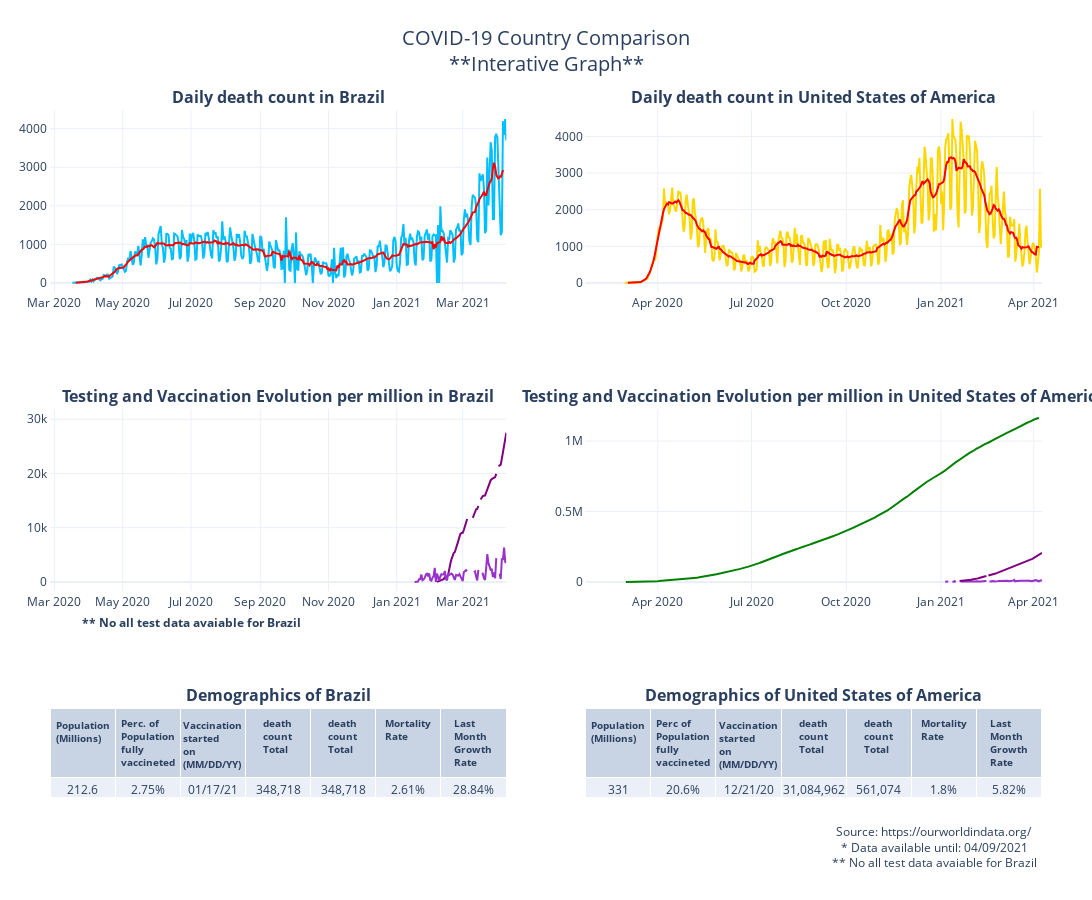

Notebook source saved alongside this figure:
### Code cell
COVID_deaths(country1, 
             country2,
            'Brazil',
            'United States of America',
            'COVID-19 Country Comparison')

### Figure 1 — Plotly figure (JSON) as saved in the notebook; plotly's stock layout.template omitted (floating-point values rounded to 4 significant figures; data arrays with more than 128 entries replaced by an {"elided": "..."} marker saying what was removed)
{"data": [{"hovertemplate": "<b>Brazil's daily death count </b><br><br>Date: %{x}<br>Daily death count: %{y:,.}<br><extra></extra>", "marker": {"color": "deepskyblue", "size": 120}, "name": "Daily death count in Brazil", "type": "scatter", "x": {"elided": "409 str values"}, "xaxis": "x", "y": {"elided": "409 int values"}, "yaxis": "y"}, {"hovertemplate": "<b>Brazil's 7 day rolling mean</b><br><br>Date: %{x}<br>Daily death count: %{y:,.}<br><extra></extra>", "marker": {"color": "Red", "line": {"color": "Red", "width": 20}, "size": 120}, "mode": "lines", "name": "Brazil's 7 day rolling mean", "type": "scatter", "x": {"elided": "409 str values"}, "xaxis": "x", "y": {"elided": "409 float values"}, "yaxis": "y"}, {"hovertemplate": "<b>United States of America's daily death count</b><br><br>Date: %{x}<br>Daily death count: %{y:,.}<br><extra></extra>", "marker": {"color": "gold", "size": 120}, "name": "Daily death count in United States of America", "type": "scatter", "x": {"elided": "444 str values"}, "xaxis": "x2", "y": {"elided": "444 int values"}, "yaxis": "y2"}, {"hovertemplate": "<b>United States of America's 7 day rolling mean</b><br><br>Date: %{x}<br>Daily death count: %{y:,.}<br><extra></extra>", "marker": {"color": "Red", "line": {"color": "Red", "width": 20}, "size": 120}, "mode": "lines", "name": "United States of America's 7 day rolling mean", "showlegend": false, "type": "scatter", "x": {"elided": "444 str values"}, "xaxis": "x2", "y": {"elided": "444 float values"}, "yaxis": "y2"}, {"hovertemplate": "<b>Brazil's fully vaccinated per million</b><br><br>Date: %{x}<br>Vaccinated per million: %{y:,.}<br><extra></extra>", "marker": {"color": "Purple", "line": {"color": "Purple", "width": 40}, "size": 160}, "name": "People Fully Vaccinated per Million", "type": "scatter", "x": {"elided": "409 str values"}, "xaxis": "x3", "y": {"elided": "409 float values"}, "yaxis": "y3"}, {"hovertemplate": "<b>Brazil's vaccinated per million<br>(at least one dose) </b><br><br>Date: %{x}<br>Vaccinated per million: %{y:,.}<br><extra></extra>", "marker": {"color": "darkorchid", "line": {"color": "darkorchid", "width": 40}, "size": 160}, "mode": "lines", "name": "New Vaccinated per Million\"", "showlegend": false, "type": "scatter", "x": {"elided": "409 str values"}, "xaxis": "x3", "y": {"elided": "409 float values"}, "yaxis": "y3"}, {"hovertemplate": "<b>Brazil's tested per million</b><br><br>Date: %{x}<br>Tested per million: %{y:,.}<br><extra></extra>", "marker": {"color": "Green", "line": {"color": "Green", "width": 40}, "size": 180}, "name": "People Tested per Million", "type": "scatter", "x": {"elided": "409 str values"}, "xaxis": "x3", "y": {"elided": "409 float values"}, "yaxis": "y3"}, {"hovertemplate": "<b>United States of America's vaccinated per million<br>(at least one dose) </b><br><br>Date: %{x}<br>Vaccinated per million: %{y:,.}<br><extra></extra>", "marker": {"color": "darkorchid", "line": {"color": "darkorchid", "width": 40}, "size": 160}, "mode": "lines", "name": "People Fully Vaccinated per Million\"", "showlegend": false, "type": "scatter", "x": {"elided": "444 str values"}, "xaxis": "x4", "y": {"elided": "444 float values"}, "yaxis": "y4"}, {"hovertemplate": "<b>United States of America's fully vaccinated per million</b><br><br>Date: %{x}<br>Vaccinated per million: %{y:,.}<br><extra></extra>", "marker": {"color": "Purple", "line": {"color": "Purple", "width": 40}, "size": 160}, "mode": "lines", "name": "People Fully Vaccinated per Million\"", "showlegend": false, "type": "scatter", "x": {"elided": "444 str values"}, "xaxis": "x4", "y": {"elided": "444 float values"}, "yaxis": "y4"}, {"hovertemplate": "<b>United States of America's tested per million</b><br><br>Date: %{x}<br>Tested per million: %{y:,.}<br><extra></extra>", "marker": {"color": "Green", "line": {"color": "Green", "width": 40}, "size": 160}, "mode": "lines", "name": "Tested per Million", "showlegend": false, "type": "scatter", "x": {"elided": "444 str values"}, "xaxis": "x4", "y": {"elided": "444 float values"}, "yaxis": "y4"}, {"cells": {"align": "center", "values": [212.6, "2.75%", "01/17/21", "348,718", "348,718", "2.61%", "28.84%"]}, "domain": {"x": [0, 0.46], "y": [0, 0.2333]}, "header": {"align": "center", "font": {"size": 10}, "values": ["<b>Population (Millions)</b>", "<b>Perc. of Population fully vaccineted</b>", "<b>Vaccination started on (MM/DD/YY)</b>", "<b>death count Total</b>", "<b>death count Total</b>", "<b>Mortality Rate</b>", "<b>Last Month Growth Rate</b>"]}, "type": "table"}, {"cells": {"align": "center", "values": [331, "20.6%", "12/21/20", "31,084,962", "561,074", "1.8%", "5.82%"]}, "domain": {"x": [0.54, 1], "y": [0, 0.2333]}, "header": {"align": "center", "font": {"size": 10}, "values": ["<b>Population (Millions)</b>", "<b>Perc of Population fully vaccineted</b>", "<b>Vaccination started on (MM/DD/YY)</b>", "<b>death count Total</b>", "<b>death count Total</b>", "<b>Mortality Rate</b>", "<b>Last Month Growth Rate</b>"]}, "type": "table"}], "layout": {"annotations": [{"font": {"size": 16}, "showarrow": false, "text": "<b>Daily death count in Brazil</b>", "x": 0.23, "xanchor": "center", "xref": "paper", "y": 1.0, "yanchor": "bottom", "yref": "paper"}, {"font": {"size": 16}, "showarrow": false, "text": "<b>Daily death count in United States of America</b>", "x": 0.77, "xanchor": "center", "xref": "paper", "y": 1.0, "yanchor": "bottom", "yref": "paper"}, {"font": {"size": 16}, "showarrow": false, "text": "<b>Testing and Vaccination Evolution per million in Brazil</b>", "x": 0.23, "xanchor": "center", "xref": "paper", "y": 0.6167, "yanchor": "bottom", "yref": "paper"}, {"font": {"size": 16}, "showarrow": false, "text": "<b>Testing and Vaccination Evolution per million in United States of America</b>", "x": 0.77, "xanchor": "center", "xref": "paper", "y": 0.6167, "yanchor": "bottom", "yref": "paper"}, {"font": {"size": 16}, "showarrow": false, "text": "<b>Demographics of Brazil</b>", "x": 0.23, "xanchor": "center", "xref": "paper", "y": 0.2333, "yanchor": "bottom", "yref": "paper"}, {"font": {"size": 16}, "showarrow": false, "text": "<b>Demographics of United States of America</b>", "x": 0.77, "xanchor": "center", "xref": "paper", "y": 0.2333, "yanchor": "bottom", "yref": "paper"}, {"showarrow": false, "text": "Source: https://ourworldindata.org/ <br> * Data available until: 04/09/2021 <br> ** No all test data avaiable for Brazil <br> ", "x": 0.9999, "xref": "paper", "y": 0.001, "yref": "paper"}, {"showarrow": false, "text": "<b>** No all test data avaiable for Brazil</b>", "x": 0.03, "xref": "paper", "y": 0.33, "yref": "paper"}, {"showarrow": false, "text": "<b></b>", "x": 0.77, "xref": "paper", "y": 0.33, "yref": "paper"}], "autosize": false, "height": 900, "margin": {"b": 10, "l": 50, "pad": 2, "r": 50, "t": 110}, "showlegend": false, "title": {"font": {"size": 20}, "text": "COVID-19 Country Comparison<br>**Interative Graph**", "x": 0.5, "xanchor": "center", "y": 0.95, "yanchor": "top"}, "width": 1280, "xaxis": {"anchor": "y", "domain": [0, 0.46]}, "xaxis2": {"anchor": "y2", "domain": [0.54, 1]}, "xaxis3": {"anchor": "y3", "domain": [0, 0.46]}, "xaxis4": {"anchor": "y4", "domain": [0.54, 1]}, "yaxis": {"anchor": "x", "categoryorder": "total descending", "domain": [0.7667, 1.0]}, "yaxis2": {"anchor": "x2", "domain": [0.7667, 1.0]}, "yaxis3": {"anchor": "x3", "categoryorder": "total descending", "domain": [0.3833, 0.6167]}, "yaxis4": {"anchor": "x4", "domain": [0.3833, 0.6167]}}}
